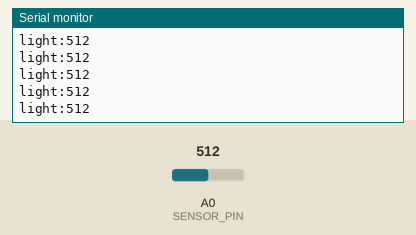
The sketch below on a simulated Arduino Uno R4 Minima. On the bench: the last lines printed to the serial monitor. Inputs (shaded band) come from the test bench; at power-on: A0 (SENSOR_PIN) = 512 (analog values on the 0–1023 scale).

Above: at 1.2 s.
1.3 s: A0 (SENSOR_PIN) set to 716
At 1.56 s:
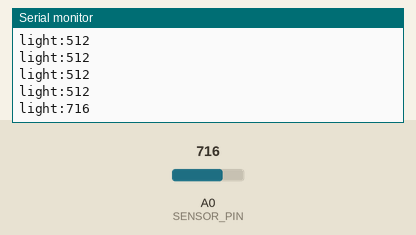
2.8 s: A0 (SENSOR_PIN) set to 900
At 2.96 s:
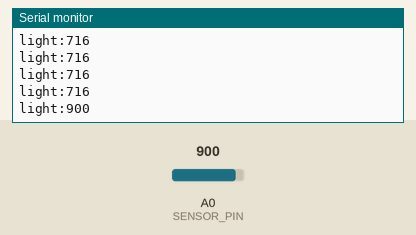
Timing chart, 0 to 5.8 s (numbered marks = the images above; inputs shaded):
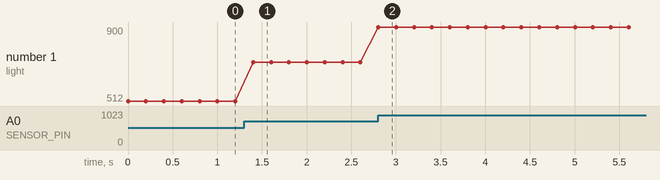

The sketch:

01_read_light.ino
```cpp
// ขั้นที่ 1: อ่านเซนเซอร์แบบ analog ที่ขา A0 แล้วแสดงค่าใน Serial Monitor / Serial Plotter
// ต่อ potentiometer (ขากลาง -> A0, ขานอก -> 3.3V และ GND) หรือเซนเซอร์แสงแบบ analog
// ค่ามาก = สว่างมาก (ถ้าใช้ LDR แล้วค่าตรงกันข้าม ดูหมายเหตุในเอกสาร)

const int SENSOR_PIN = A0;

void setup() {
  Serial.begin(115200);
  analogReadResolution(10);  // ได้ค่า 0-1023 (UNO R4 รองรับสูงสุด 14 บิต)
}

void loop() {
  int raw = analogRead(SENSOR_PIN);
  Serial.print("light:");  // รูปแบบ "ชื่อ:ค่า" ทำให้ Serial Plotter วาดกราฟได้ทันที
  Serial.println(raw);
  delay(200);
}
```

Measured:
- after the input at 1.3 s, the serial monitor: prints a new line after 0.10 s (image 1)
- after the input at 2.8 s, the serial monitor: prints a new line at once (image 2)
- plotted number 1: 512 → 716 after the input at 1.3 s, 716 → 900 after the input at 2.8 s
